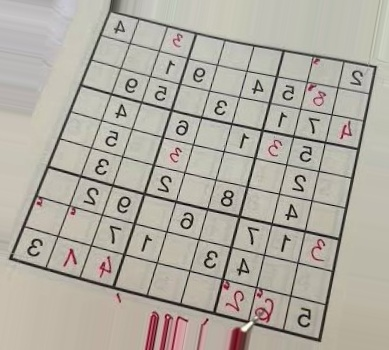
#> input picture data/photos/puzzle01_flip_rot-10.jpeg, 389 x 350 px; its folder holds only this picture in this run
$ python run_checkpoint.py
#> lines starting #> are read from the running program, lines starting #| are printed output that depends on the picture; after the words box and inside, x2 and y2 are one past the last pixel; in counts of white or black regions, pixels touching at a corner belong together
### utils.py
# Shared helpers: project paths, loading photos and ground truth, and saving labelled figures.

from pathlib import Path

import cv2
import matplotlib.pyplot as plt


BASE_DIR = Path(__file__).resolve().parent
DATA_DIR = BASE_DIR / "data"
PHOTOS_DIR = DATA_DIR / "photos"
RESULTS_DIR = BASE_DIR / "results"


def load_photo(path):
	img = cv2.imread(str(path))
	if img is None:
		raise FileNotFoundError(f"could not read {path}")
	return img


def to_rgb(img):
	if img.ndim == 2:
		return img
	return cv2.cvtColor(img, cv2.COLOR_BGR2RGB)


def show_images(images, titles, cols=3, save_as=None):
	rows = (len(images) + cols - 1) // cols
	fig, axes = plt.subplots(rows, cols, figsize=(4 * cols, 4 * rows))
	axes = axes.ravel() if hasattr(axes, "ravel") else [axes]

	for ax in axes:
		ax.axis("off")
	for ax, img, title in zip(axes, images, titles):
		ax.imshow(to_rgb(img), cmap="gray")
		ax.set_title(title)

	fig.tight_layout()
	if save_as is not None:
		RESULTS_DIR.mkdir(exist_ok=True)
		fig.savefig(RESULTS_DIR / save_as, dpi=120, bbox_inches="tight")
	plt.close(fig)


# [5 lines left out: function load_ground_truth, not called in this run]

### preprocess.py
# Step 1: grayscale, Gaussian blur and adaptive threshold so grid lines and digits are white on black.
# Running it compares adaptive with global and Otsu thresholding.

import cv2

from utils import PHOTOS_DIR, load_photo, show_images


def to_gray(img):
	if img.ndim == 3:
		return cv2.cvtColor(img, cv2.COLOR_BGR2GRAY)
	return img


def threshold_photo(img, blur_size=5, block_size=15, c=8):
	gray = to_gray(img)
	blurred = cv2.GaussianBlur(gray, (blur_size, blur_size), 0)
	binary = cv2.adaptiveThreshold(blurred, 255, cv2.ADAPTIVE_THRESH_GAUSSIAN_C,
								   cv2.THRESH_BINARY_INV, block_size, c)
	return binary


# [6 lines left out: function compare_thresholds, not called in this run]


# [7 lines that do not run on import are left out]

### grid.py
# Step 2: find the four outer corners of the grid from the largest contour, with Canny + Hough lines
# as a fallback. Each result is checked by warping it and testing that grid lines are where we expect.

import cv2
import numpy as np

from preprocess import threshold_photo, to_gray
from utils import PHOTOS_DIR, load_photo, show_images


# [25 lines left out: functions find_lines, split_lines, not called in this run]


def line_x_at(line, y):
	rho, theta = line
	return (rho - y * np.sin(theta)) / np.cos(theta)


def line_y_at(line, x):
	rho, theta = line
	return (rho - x * np.cos(theta)) / np.sin(theta)


# [26 lines left out: functions intersect, corners_from_hough, not called in this run]


def corners_from_contour(binary):
	contours, _ = cv2.findContours(binary, cv2.RETR_EXTERNAL, cv2.CHAIN_APPROX_SIMPLE)
	biggest = max(contours, key=cv2.contourArea)
	hull = cv2.convexHull(biggest)
	peri = cv2.arcLength(hull, True)
	for eps in np.arange(0.01, 0.1, 0.005):
		approx = cv2.approxPolyDP(hull, eps * peri, True)
		if len(approx) == 4:
			return approx.reshape(4, 2).astype(np.float32)
	return None


def order_corners(pts):
	pts = np.array(pts, dtype=np.float32)
	center = pts.mean(axis=0)
	angles = np.arctan2(pts[:, 1] - center[1], pts[:, 0] - center[0])
	pts = pts[np.argsort(angles)]
	start = np.argmin(pts.sum(axis=1))
	return np.roll(pts, -start, axis=0)


def grid_score(binary, corners, size=450, band=3):
	dst = np.array([[0, 0], [size - 1, 0], [size - 1, size - 1], [0, size - 1]], dtype=np.float32)
	H = cv2.getPerspectiveTransform(corners, dst)
	warped = cv2.warpPerspective(binary, H, (size, size))
	step = size / 9
	on_lines = []
	off_lines = []
	for i in range(10):
		pos = int(min(i * step, size - band))
		lo = max(pos - band, 0)
		on_lines.append(warped[lo:pos + band, :].max(axis=0).mean())
		on_lines.append(warped[:, lo:pos + band].max(axis=1).mean())
	for i in range(9):
		pos = int((i + 0.5) * step)
		off_lines.append(warped[pos - band:pos + band, :].max(axis=0).mean())
		off_lines.append(warped[:, pos - band:pos + band].max(axis=1).mean())
	return (np.mean(on_lines) - np.mean(off_lines)) / 255


# [16 lines left out: function harris_check, not called in this run]


def find_grid(img, min_score=0.3, binary=None):
	if binary is None:
		binary = threshold_photo(img)
	contour = corners_from_contour(binary)
	if contour is not None and grid_score(binary, order_corners(contour)) >= min_score:
		return order_corners(contour), "contour"

	hough, _, _ = corners_from_hough(binary)
	if hough is not None and grid_score(binary, order_corners(hough)) >= min_score:
		return order_corners(hough), "hough"
	return None, "none"


# [9 lines left out: function draw_lines, not called in this run]


def draw_corners(img, corners, color=(0, 255, 0)):
	out = img.copy()
	pts = corners.astype(np.int32)
	cv2.polylines(out, [pts], True, color, 2)
	for x, y in pts:
		cv2.circle(out, (int(x), int(y)), 5, color, -1)
	return out


# [16 lines that do not run on import are left out]

### warp.py
# Step 3: warp the grid to a square top-down view with a homography and cut it into 81 cells.

import cv2
import numpy as np

from grid import find_grid
from utils import PHOTOS_DIR, load_photo, show_images


def warp_grid(img, corners, size=450):
	dst = np.array([[0, 0], [size - 1, 0], [size - 1, size - 1], [0, size - 1]], dtype=np.float32)
	H = cv2.getPerspectiveTransform(corners, dst)
	H_inv = np.linalg.inv(H)
	warped = cv2.warpPerspective(img, H, (size, size), flags=cv2.INTER_LINEAR)
	return warped, H, H_inv


def split_cells(warped, margin=0.05):
	size = warped.shape[0]
	step = size // 9
	m = int(step * margin)
	cells = []
	for row in range(9):
		for col in range(9):
			y0, x0 = row * step, col * step
			cell = warped[y0 + m:y0 + step - m, x0 + m:x0 + step - m]
			cells.append(cell)
	return cells


def draw_lattice(warped):
	out = warped.copy()
	size = out.shape[0]
	step = size // 9
	for i in range(10):
		cv2.line(out, (i * step, 0), (i * step, size), (0, 0, 255), 1)
		cv2.line(out, (0, i * step), (size, i * step), (0, 0, 255), 1)
	return out


def cells_figure(cells, save_as):
	show_images(cells, [str(i) for i in range(81)], cols=9, save_as=save_as)


# [14 lines that do not run on import are left out]

### cells.py
# Step 4: clean each cell with morphology and use connected components to decide empty or digit.
# Digits are cropped, padded and resized to 28x28. Red pen marks are ignored.

import cv2
import numpy as np

from grid import find_grid
from preprocess import threshold_photo
from utils import PHOTOS_DIR, load_ground_truth, load_photo, show_images
from warp import split_cells, warp_grid


DIGIT_SIZE = 28
ORIENTATIONS = [(k, flip) for flip in (False, True) for k in range(4)]


def red_ink_mask(img, min_diff=15):
	b, g, r = cv2.split(img.astype(np.int16))
	mask = ((r - g) > min_diff).astype(np.uint8) * 255
	return cv2.dilate(mask, np.ones((5, 5), np.uint8))


def clean_cell(cell_binary, kernel_size=2):
	kernel = np.ones((kernel_size, kernel_size), np.uint8)
	return cv2.morphologyEx(cell_binary, cv2.MORPH_OPEN, kernel)


def find_digit(cell_binary, min_area=0.02, max_area=0.6):
	h, w = cell_binary.shape
	n, labels, stats, centroids = cv2.connectedComponentsWithStats(cell_binary, connectivity=8)

	best = None
	best_dist = None
	for i in range(1, n):
		x, y, bw, bh, area = stats[i]
		if area < min_area * h * w or area > max_area * h * w:
			continue
		if bw > 0.95 * w or bh > 0.95 * h:
			continue
		if max(bw, bh) < 0.3 * h:
			continue
		cx, cy = centroids[i]
		if abs(cx - w / 2) > 0.3 * w or abs(cy - h / 2) > 0.3 * h:
			continue
		dist = (cx - w / 2) ** 2 + (cy - h / 2) ** 2
		if best is None or dist < best_dist:
			best = i
			best_dist = dist

	if best is None:
		return None
	return add_broken_pieces(labels, stats, best, h, w)


def add_broken_pieces(labels, stats, best, h, w, margin=3, min_piece=0.005):
	x, y, bw, bh, _ = stats[best]
	keep = [best]
	for i in range(1, len(stats)):
		px, py, pw, ph, area = stats[i]
		if i == best or area < min_piece * h * w:
			continue
		if pw > 0.8 * w or ph > 0.8 * h:
			continue
		if min(pw, ph) <= 3 and max(pw, ph) >= 3 * min(pw, ph):
			continue
		overlaps_x = px <= x + bw + margin and px + pw >= x - margin
		overlaps_y = py <= y + bh + margin and py + ph >= y - margin
		if overlaps_x and overlaps_y:
			keep.append(i)

	mask = np.isin(labels, keep).astype(np.uint8) * 255
	x, y, bw, bh = cv2.boundingRect(mask)
	return mask, (x, y, bw, bh, int(np.count_nonzero(mask)))


def normalize_digit(digit_mask, stat, size=DIGIT_SIZE, pad=4):
	x, y, w, h, _ = stat
	crop = digit_mask[y:y + h, x:x + w]
	side = max(w, h)
	square = np.zeros((side, side), np.uint8)
	square[(side - h) // 2:(side - h) // 2 + h, (side - w) // 2:(side - w) // 2 + w] = crop

	inner = size - 2 * pad
	small = cv2.resize(square, (inner, inner), interpolation=cv2.INTER_AREA)
	out = np.zeros((size, size), np.uint8)
	out[pad:pad + inner, pad:pad + inner] = small
	return out


# [11 lines left out: functions orient, unorient, not called in this run]


def remove_grid_lines(binary):
	length = int(binary.shape[0] / 9 * 0.9)
	horizontal = cv2.morphologyEx(binary, cv2.MORPH_OPEN, np.ones((1, length), np.uint8))
	vertical = cv2.morphologyEx(binary, cv2.MORPH_OPEN, np.ones((length, 1), np.uint8))
	horizontal = cv2.dilate(horizontal, np.ones((5, length), np.uint8))
	vertical = cv2.dilate(vertical, np.ones((length, 5), np.uint8))
	return cv2.subtract(binary, horizontal | vertical)


def binarize_grid(warped):
	binary = threshold_photo(warped)
	binary[red_ink_mask(warped) > 0] = 0
	return remove_grid_lines(binary)


def process_cells(binary_cells, use_morphology=True):
	digits = []
	for cell in binary_cells:
		cleaned = clean_cell(cell) if use_morphology else cell
		found = find_digit(cleaned)
		if found is None:
			digits.append(None)
		else:
			digits.append(normalize_digit(*found))
	return digits


def extract_digits(img):
	corners, _ = find_grid(img)
	warped, H, H_inv = warp_grid(img, corners)
	binary = binarize_grid(warped)
	return process_cells(split_cells(binary)), warped, binary, H_inv


# [4 lines left out: function empty_accuracy, not called in this run]


# [27 lines that do not run on import are left out]

### run_checkpoint.py
# Runs steps 1-4 on every photo in data/photos and saves a summary figure for each one.

from cells import empty_accuracy, extract_digits
from grid import draw_corners, find_grid
from utils import DATA_DIR, PHOTOS_DIR, load_ground_truth, load_photo, show_images
from warp import draw_lattice, warp_grid


def run_photo(path):
	img = load_photo(path)
#> in load_photo, img is the input picture: shape (350, 389, 3); mean B, G, R 162.4, 172.2, 176.9
	corners, method = find_grid(img)
#> in threshold_photo, `binary = cv2.adaptiveThreshold(blurred, 255, cv2.ADAPTIVE_THRESH_GAUSS..`:
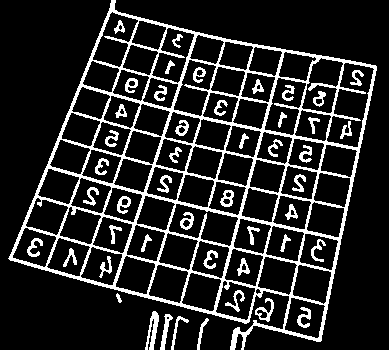
#> binary: shape (350, 389); 15.5% white; 48 white regions
#> in corners_from_contour, `contours, _ = cv2.findContours(binary, cv2.RETR_EXTERNAL, cv2.CHAIN_AP..`: contours = 7 contours; box (x1, y1, x2, y2) and area: (8, 0, 377, 350) 80274, (145, 311, 159, 350) 194, (255, 298, 274, 322) 170, (160, 314, 173, 350) 136, (171, 316, 189, 350) 80, (197, 318, 209, 350) 72, (116, 293, 122, 303) 22
#> in corners_from_contour, `biggest = max(contours, key=cv2.contourArea)`: biggest = contour of 714 points, box (x1, y1, x2, y2) (8, 0, 377, 350), area 80274
#> in corners_from_contour, `hull = cv2.convexHull(biggest)`: hull = contour of 12 points, box (x1, y1, x2, y2) (8, 0, 377, 350), area 88443
#> in corners_from_contour, `peri = cv2.arcLength(hull, True)`: peri = 1162.7
#> the loop in corners_from_contour, `for eps in np.arange(0.01, 0.1, 0.005):` made 5 passes
#> approx on pass 5: [[111, 0], [376, 66], [320, 341], [8, 258]]
#> in find_grid, `contour = corners_from_contour(binary)`: contour = [[111, 0], [376, 66], [320, 341], [8, 258]]
#> in order_corners, `center = pts.mean(axis=0)`: center = [203.8, 166.2]
#> in order_corners, `angles = np.arctan2(pts[:, 1] - center[1], pts[:, 0] - center[0])`: angles = [-2.08, -0.527, 0.984, 2.7]
#> in order_corners, `start = np.argmin(pts.sum(axis=1))`: start = 0
#> in grid_score, `dst = np.array([[0, 0], [size - 1, 0], [size - 1, size - 1], [0, size ..`: dst = [[0, 0], [449, 0], [449, 449], [0, 449]]
#> in grid_score, `H = cv2.getPerspectiveTransform(corners, dst)`: H = [[1.55, 0.618, -171.8], [-0.46, 1.85, 51.1], [-0.000104, 0.000653, 1]]
#> after the loop in grid_score, `for i in range(10):`: on_lines = [38.91, 211.9, 65.22, 50.01, 78.48, 105.2, 87.14, 237.8, 81.24, 243.9, 78.66, 245.3, 104.3, 249.2, 163.6, 228.3, 253.3, 210.6, 248.3, 255]
#> after the loop in grid_score, `for i in range(9):`: off_lines = [149.2, 63.09, 112.1, 109, 56.01, 101.1, 53.64, 99.86, 54.21, 52.74, 67.19, 82.09, 77.47, 105.7, 55.84, 120.8, 77.6, 81.55]
	if corners is None:
		print(f"{path.name}: grid not found")
		return False

	warped, _, _ = warp_grid(img, corners)
	digits, _, binary, _ = extract_digits(img)
	filled = sum(d is not None for d in digits)

	line = f"{path.name}: grid found ({method}), {filled} filled cells"
	if (DATA_DIR / "ground_truth" / f"{path.stem}.txt").exists():
		acc = empty_accuracy(digits, load_ground_truth(path.stem))
		line += f", empty/filled accuracy {acc:.3f}"
	print(line)

	show_images([draw_corners(img, corners), draw_lattice(warped), binary],
				["detected grid", "warped + lattice", "binary (red ink removed)"],
				cols=3, save_as=f"checkpoint_{path.stem}.png")
	return True


if __name__ == "__main__":
	photos = sorted(PHOTOS_DIR.glob("*.jp*g")) + sorted(PHOTOS_DIR.glob("*.png"))
	found = sum(run_photo(p) for p in photos)
#> in run_photo, `corners, method = find_grid(img)`: corners = [[111, 0], [376, 66], [320, 341], [8, 258]]; method = 'contour'
#> in warp_grid, `H_inv = np.linalg.inv(H)`: H_inv = [[0.584, -0.235, 112.3], [0.146, 0.492, 0], [-3.49e-05, -0.000346, 1.01]]
#> in warp_grid, `warped = cv2.warpPerspective(img, H, (size, size), flags=cv2.INTER_LIN..`:
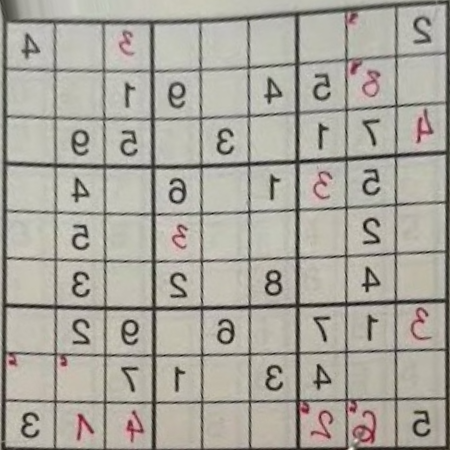
#> warped: shape (450, 450, 3); mean B, G, R 157.6, 166.7, 170
#> the loop in corners_from_contour (call 2), `for eps in np.arange(0.01, 0.1, 0.005):` made 5 passes
#> in extract_digits, `corners, _ = find_grid(img)`: corners = [[111, 0], [376, 66], [320, 341], [8, 258]]
#> in binarize_grid, `binary[red_ink_mask(warped) > 0] = 0`:
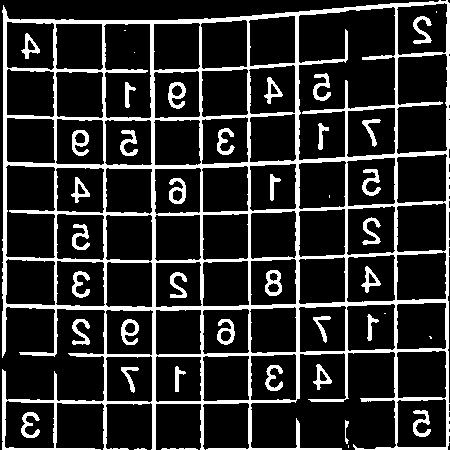
#> binary: shape (450, 450); 17.3% white; 43 white regions (8 under 20 px), largest, box (x1, y1, x2, y2) and area: (2, 0, 450, 450) 28406, (168, 82, 186, 109) 255, (265, 270, 282, 296) 248
#> in remove_grid_lines, `return cv2.subtract(binary, horizontal | vertical)`:
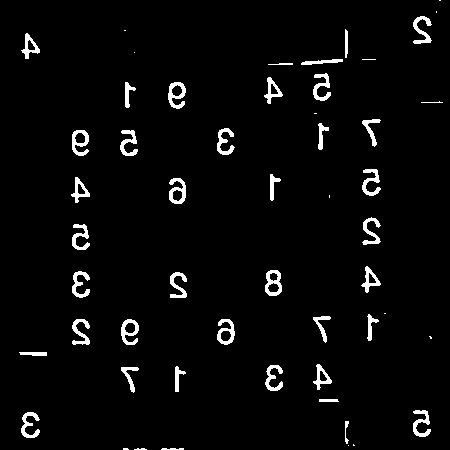
#> returned value: shape (450, 450); 3.5% white; 53 white regions (13 under 20 px), largest, box (x1, y1, x2, y2) and area: (168, 82, 186, 109) 255, (265, 270, 282, 296) 248, (169, 178, 186, 204) 247
#> after the loop in split_cells, `for row in range(9):`: cells = 81 items
#> in process_cells, `digits = []`: digits = []
#> the loop in process_cells, `for cell in binary_cells:` made 81 passes
#> (n in find_digit, stats in find_digit, centroids in find_digit) on passes 1 to 4: (2, [[0, 0, 46, 46, 2032], [24, 32, 13, 14, 84]], [[22.28, 21.81], [27.89, 39.23]]), (1, [[0, 0, 46, 46, 2116]], [[22.5, 22.5]]), (1, [[0, 0, 46, 46, 2116]], [[22.5, 22.5]]), (1, [[0, 0, 46, 46, 2116]], [[22.5, 22.5]])
#> after the loop in process_cells, `for cell in binary_cells:`: digits = 81 items
#> in run_photo, `filled = sum(d is not None for d in digits)`: filled = 26
#| puzzle01_flip_rot-10.jpeg: grid found (contour), 26 filled cells
#> in draw_corners, `pts = corners.astype(np.int32)`: pts = [[111, 0], [376, 66], [320, 341], [8, 258]]
#> the loop in draw_corners, `for x, y in pts:` made 4 passes
#> after the loop in draw_corners, `for x, y in pts:`:
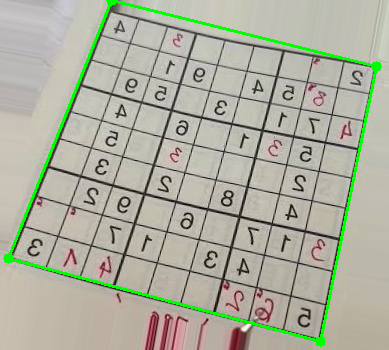
#> out: shape (350, 389, 3); mean B, G, R 159.2, 175.3, 173.5
#> after the loop in draw_lattice, `for i in range(10):`:
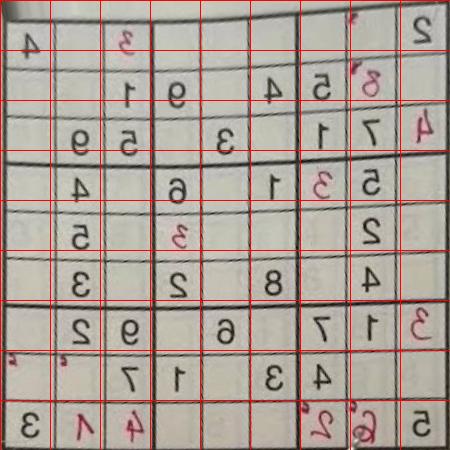
#> out: shape (450, 450, 3); 3.96% of pixels changed, all inside (x1, y1, x2, y2) = (0, 0, 450, 450)
#> in show_images, `rows = (len(images) + cols - 1) // cols`: rows = 1
#> the loop in show_images, `for ax in axes:` made 3 passes
#> the loop in show_images, `for ax, img, title in zip(axes, images, titles):` made 3 passes
#> in show_images, `fig.savefig(RESULTS_DIR / save_as, dpi=120, bbox_inches="tight")`:
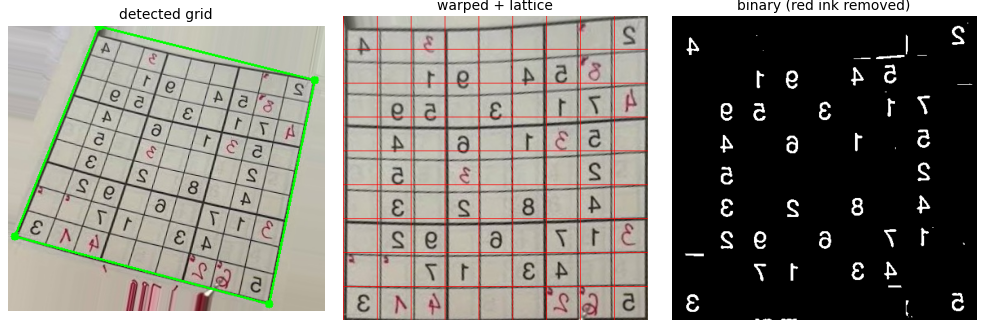
#> figure drawn by matplotlib, 3 panels
	print(f"grid detection: {found}/{len(photos)} photos")

$ run again, on data/photos/puzzle01_flip_rot-30.jpeg
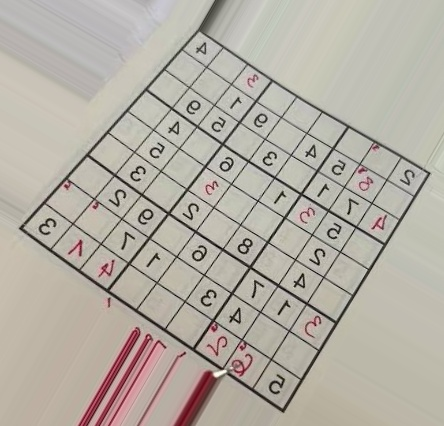
#> input picture data/photos/puzzle01_flip_rot-30.jpeg, 444 x 426 px
#> in load_photo, img is the input picture: shape (426, 444, 3); mean B, G, R 164.5, 174.4, 180.1
#> contours = 7 contours; box (x1, y1, x2, y2) and area: (19, 0, 431, 426) 80696, (78, 327, 141, 426) 581, (95, 334, 153, 426) 382, (108, 340, 167, 426) 202, (137, 351, 186, 426) 190, (232, 353, 253, 376) 170, (107, 298, 111, 308) 22
#> biggest = contour of 867 points, box (x1, y1, x2, y2) (19, 0, 431, 426), area 80696
#> hull = contour of 11 points, box (x1, y1, x2, y2) (19, 0, 431, 426), area 99066
#> peri = 1219.5
#> the loop in corners_from_contour, `for eps in np.arange(0.01, 0.1, 0.005):` made 11 passes
#> approx on pass 11: [[218, 0], [430, 174], [175, 425], [19, 227]]
#> contour = [[218, 0], [430, 174], [175, 425], [19, 227]]
#> center = [210.5, 206.5]
#> angles = [-1.53, -0.147, 1.73, 3.03]
#> start = 0
#> dst = [[0, 0], [449, 0], [449, 449], [0, 449]]
#> in grid_score, `H = cv2.getPerspectiveTransform(corners, dst)`: H = [[1.75, 1.53, -381.1], [-1.03, 1.25, 224], [0.000847, 0.000318, 1]]
#> after the loop in grid_score, `for i in range(10):`: on_lines = [23.07, 80.07, 99.33, 46.63, 83.66, 84.62, 117, 85.61, 112.1, 94.89, 88.55, 68.62, 93.25, 89.81, 67.9, 93.14, 87.91, 89.34, 45.24, 126]
#> after the loop in grid_score, `for i in range(9):`: off_lines = [62.6, 34, 134.7, 185.5, 117.8, 89.56, 85.27, 93.13, 110.3, 84.15, 94.25, 75.75, 111.6, 116.9, 91.16, 93.26, 76.22, 102]
#> edges: shape (426, 444); 8.2% white in thin lines or dots
#> in find_lines, `lines = cv2.HoughLines(edges, 1, np.pi / 180, min_votes)`: lines = 54 rows, first 8: [166, 0.733], [356, 0.611], [262, 0.663], [325, 0.628], [391, 0.593], [145, 2.16], [265, 0.663], [169, 0.733]
#> in corners_from_hough, `edges, lines = find_lines(binary)`: lines = 54 pairs, first value -67 to 458, second value 0.524 to 2.2
#> degs = 54 values, max 43 at index 49, min 30 at index 24, mean 35
#> hist = 45 values, max 20 at index 16, min 0 at index 0, mean 1.2
#> dominant = 33
#> the loop in split_lines, `for rho, theta in lines:` made 54 passes
#> family_a = 28 pairs, first value 166 to 458, second value 0.524 to 0.75; family_b = 26 pairs, first value -67 to 183, second value 2.09 to 2.2
#> first_a = (166, 0.733)
#> last_a = (458, 0.559)
#> first_b = (-67, 2.09)
#> last_b = (183, 2.16)
#> rho1 = 166; theta1 = 0.733
#> rho2 = -67; theta2 = 2.09
#> a = [[0.743, 0.669], [-0.5, 0.866]]
#> in intersect, `b = np.array([rho1, rho2])`: b = [166, -67]
#> in intersect, `x, y = np.linalg.solve(a, b)`: x = 192.8; y = 33.95
#> in corners_from_hough, `corners = [intersect(first_a, first_b), intersect(first_a, last_b), in..`: corners = [[192.8, 33.95], [15.32, 231.1], [282.9, 411.6], [432.4, 172.3]]
#> hough has the same summary as corners in corners_from_hough
#> in run_photo, `corners, method = find_grid(img)`: corners = [[192.8, 33.95], [432.4, 172.3], [282.9, 411.6], [15.32, 231.1]]; method = 'hough'
#> in warp_grid, `H = cv2.getPerspectiveTransform(corners, dst)`: H = [[1.33, 1.19, -296.3], [-1.01, 1.75, 135.5], [-0.00012, 0.000739, 1]]
#> in warp_grid, `H_inv = np.linalg.inv(H)`: H_inv = [[0.467, -0.399, 192.4], [0.281, 0.365, 33.88], [-0.000152, -0.000317, 0.998]]
#> the loop in corners_from_contour (call 2), `for eps in np.arange(0.01, 0.1, 0.005):` made 11 passes
#> the loop in split_lines (call 2), `for rho, theta in lines:` made 54 passes
#> blurred: shape (450, 450)
#> after the loop in split_cells, `for row in range(9):`: cells = 81 items
#> digits = []
#> the loop in process_cells, `for cell in binary_cells:` made 81 passes
#> (n in find_digit, stats in find_digit, centroids in find_digit) on passes 2 to 6: (2, [[0, 0, 46, 46, 2000], [9, 41, 37, 5, 116]], [[22.33, 21.28], [25.47, 43.47]]), (2, [[0, 0, 46, 46, 2114], [0, 45, 2, 1, 2]], [[22.52, 22.48], [0.5, 45]]), (1, [[0, 0, 46, 46, 2116]], [[22.5, 22.5]]), (1, [[0, 0, 46, 46, 2116]], [[22.5, 22.5]]), (1, [[0, 0, 46, 46, 2116]], [[22.5, 22.5]])
#| puzzle01_flip_rot-30.jpeg: grid found (hough), 32 filled cells
#> the loop in draw_corners, `for x, y in pts:` made 4 passes
#> (x, y) on passes 1 to 4: (192, 33), (432, 172), (282, 411), (15, 231)
#> after the loop in draw_lattice, `for i in range(10):`:
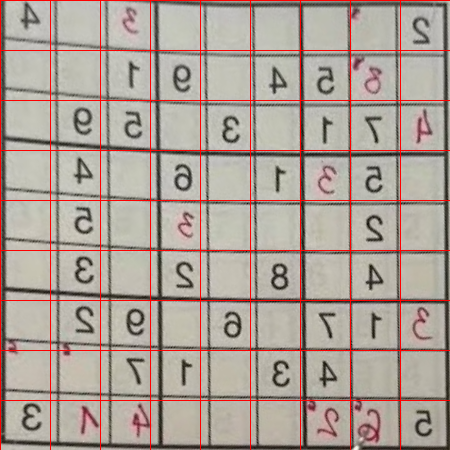
#> out: shape (450, 450, 3); mean B, G, R 150.9, 159.7, 173.2
#> the loop in show_images, `for ax in axes:` made 3 passes
#> the loop in show_images, `for ax, img, title in zip(axes, images, titles):` made 3 passes
#> in show_images, `fig.savefig(RESULTS_DIR / save_as, dpi=120, bbox_inches="tight")`:
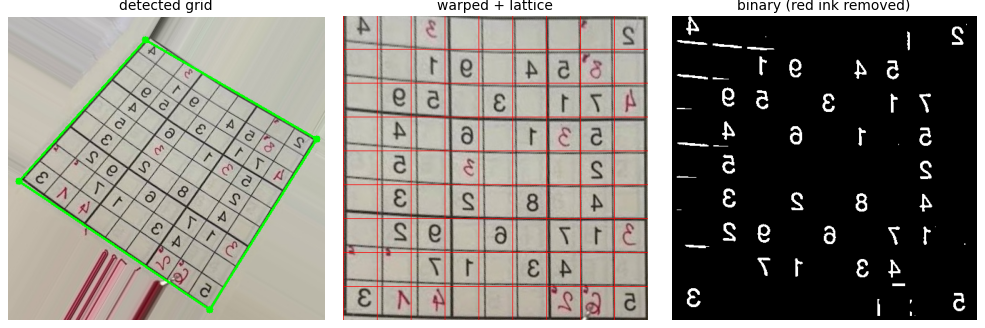
#> figure drawn by matplotlib, 3 panels
